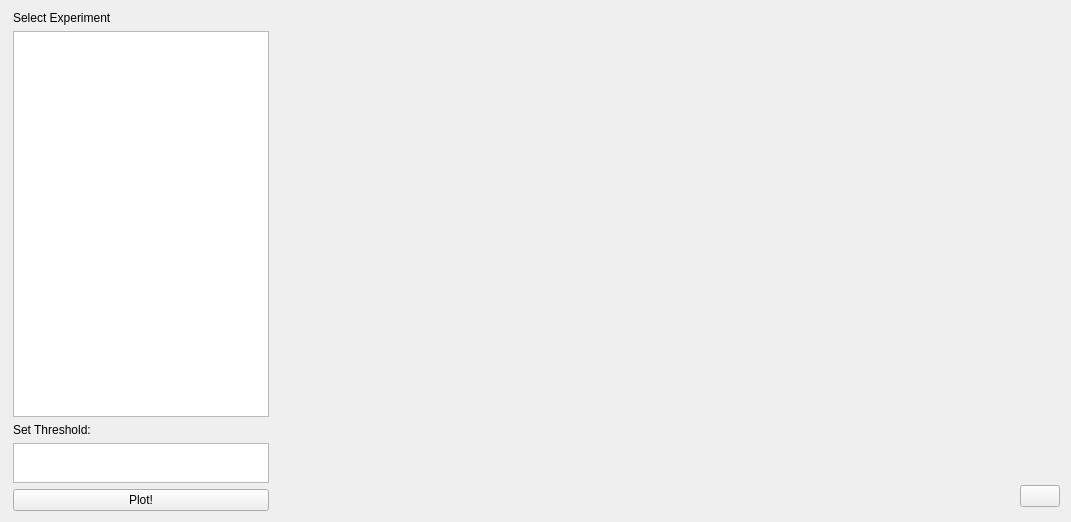
      <widget class="QWidget" name="CodonDecay">
       <layout class="QHBoxLayout" name="horizontalLayout_5">
        <item>
         <widget class="QFrame" name="frame_5">
          <property name="minimumSize">
           <size>
            <width>250</width>
            <height>500</height>
           </size>
          </property>
          <property name="maximumSize">
           <size>
            <width>500</width>
            <height>16777215</height>
           </size>
          </property>
          <property name="frameShape">
           <enum>QFrame::NoFrame</enum>
          </property>
          <property name="frameShadow">
           <enum>QFrame::Plain</enum>
          </property>
          <layout class="QGridLayout" name="gridLayout_7">
           <property name="leftMargin">
            <number>2</number>
           </property>
           <property name="topMargin">
            <number>0</number>
           </property>
           <property name="bottomMargin">
            <number>0</number>
           </property>
           <property name="horizontalSpacing">
            <number>5</number>
           </property>
           <item row="3" column="0">
            <widget class="QTextEdit" name="threshold">
             <property name="minimumSize">
              <size>
               <width>0</width>
               <height>28</height>
              </size>
             </property>
             <property name="maximumSize">
              <size>
               <width>16777215</width>
               <height>40</height>
              </size>
             </property>
            </widget>
           </item>
           <item row="0" column="0">
            <widget class="QLabel" name="label_6">
             <property name="styleSheet">
              <string notr="true">font: 75 13pt &quot;Ubuntu Condensed&quot;;</string>
             </property>
             <property name="text">
              <string>Select Experiment</string>
             </property>
            </widget>
           </item>
           <item row="2" column="0">
            <widget class="QLabel" name="label_7">
             <property name="styleSheet">
              <string notr="true">font: 75 13pt &quot;Ubuntu Condensed&quot;;</string>
             </property>
             <property name="text">
              <string>Set Threshold:</string>
             </property>
            </widget>
           </item>
           <item row="5" column="0">
            <widget class="QPushButton" name="codonButton">
             <property name="maximumSize">
              <size>
               <width>16777215</width>
               <height>30</height>
              </size>
             </property>
             <property name="styleSheet">
              <string notr="true">font: 75 13pt &quot;Ubuntu Condensed&quot;;</string>
             </property>
             <property name="text">
              <string>Plot!</string>
             </property>
            </widget>
           </item>
           <item row="1" column="0">
            <widget class="QTableView" name="tableViewCodon">
             <property name="minimumSize">
              <size>
               <width>0</width>
               <height>260</height>
              </size>
             </property>
             <property name="styleSheet">
              <string notr="true">font: 10pt &quot;Ubuntu Condensed&quot;;</string>
             </property>
            </widget>
           </item>
          </layout>
         </widget>
        </item>
        <item>
         <widget class="QFrame" name="frame_6">
          <property name="minimumSize">
           <size>
            <width>730</width>
            <height>500</height>
           </size>
          </property>
          <property name="maximumSize">
           <size>
            <width>16777215</width>
            <height>16777215</height>
           </size>
          </property>
          <property name="frameShape">
           <enum>QFrame::NoFrame</enum>
          </property>
          <property name="frameShadow">
           <enum>QFrame::Plain</enum>
          </property>
          <layout class="QVBoxLayout" name="verticalLayout_24">
           <property name="leftMargin">
            <number>0</number>
           </property>
           <property name="topMargin">
            <number>0</number>
           </property>
           <property name="rightMargin">
            <number>0</number>
           </property>
           <property name="bottomMargin">
            <number>0</number>
           </property>
           <item>
            <widget class="QFrame" name="codonDecayFrame2">
             <property name="frameShape">
              <enum>QFrame::NoFrame</enum>
             </property>
             <property name="frameShadow">
              <enum>QFrame::Plain</enum>
             </property>
             <layout class="QVBoxLayout" name="verticalLayout_25">
              <property name="spacing">
               <number>0</number>
              </property>
              <property name="leftMargin">
               <number>0</number>
              </property>
              <property name="topMargin">
               <number>0</number>
              </property>
              <property name="rightMargin">
               <number>0</number>
              </property>
              <property name="bottomMargin">
               <number>0</number>
              </property>
              <item>
               <widget class="QFrame" name="codonDecayFrame">
                <property name="frameShape">
                 <enum>QFrame::NoFrame</enum>
                </property>
                <property name="frameShadow">
                 <enum>QFrame::Plain</enum>
                </property>
               </widget>
              </item>
              <item>
               <widget class="QFrame" name="frame_36">
                <property name="minimumSize">
                 <size>
                  <width>0</width>
                  <height>30</height>
                 </size>
                </property>
                <property name="maximumSize">
                 <size>
                  <width>16777215</width>
                  <height>30</height>
                 </size>
                </property>
                <property name="frameShape">
                 <enum>QFrame::NoFrame</enum>
                </property>
                <property name="frameShadow">
                 <enum>QFrame::Plain</enum>
                </property>
                <layout class="QGridLayout" name="gridLayout_6">
                 <property name="leftMargin">
                  <number>0</number>
                 </property>
                 <property name="topMargin">
                  <number>0</number>
                 </property>
                 <property name="rightMargin">
                  <number>0</number>
                 </property>
                 <property name="bottomMargin">
                  <number>0</number>
                 </property>
                 <property name="spacing">
                  <number>0</number>
                 </property>
                 <item row="0" column="0">
                  <widget class="QLabel" name="loadingCD">
                   <property name="text">
                    <string/>
                   </property>
                  </widget>
                 </item>
                </layout>
               </widget>
              </item>
             </layout>
            </widget>
           </item>
          </layout>
         </widget>
        </item>
        <item>
         <widget class="QFrame" name="frame_57">
          <property name="frameShape">
           <enum>QFrame::NoFrame</enum>
          </property>
          <property name="frameShadow">
           <enum>QFrame::Plain</enum>
          </property>
          <layout class="QGridLayout" name="gridLayout_25">
           <property name="leftMargin">
            <number>0</number>
           </property>
           <property name="topMargin">
            <number>0</number>
           </property>
           <property name="rightMargin">
            <number>0</number>
           </property>
           <property name="bottomMargin">
            <number>0</number>
           </property>
           <property name="spacing">
            <number>0</number>
           </property>
           <item row="0" column="0">
            <widget class="QFrame" name="frame_58">
             <property name="minimumSize">
              <size>
               <width>40</width>
               <height>0</height>
              </size>
             </property>
             <property name="maximumSize">
              <size>
               <width>49</width>
               <height>16777215</height>
              </size>
             </property>
             <property name="frameShape">
              <enum>QFrame::NoFrame</enum>
             </property>
             <property name="frameShadow">
              <enum>QFrame::Plain</enum>
             </property>
             <layout class="QVBoxLayout" name="verticalLayout_33">
              <property name="spacing">
               <number>0</number>
              </property>
              <property name="leftMargin">
               <number>0</number>
              </property>
              <property name="topMargin">
               <number>0</number>
              </property>
              <property name="rightMargin">
               <number>0</number>
              </property>
              <property name="bottomMargin">
               <number>0</number>
              </property>
              <item>
               <widget class="QFrame" name="frame_61">
                <property name="frameShape">
                 <enum>QFrame::NoFrame</enum>
                </property>
                <property name="frameShadow">
                 <enum>QFrame::Plain</enum>
                </property>
               </widget>
              </item>
              <item>
               <widget class="QFrame" name="frame_62">
                <property name="minimumSize">
                 <size>
                  <width>0</width>
                  <height>30</height>
                 </size>
                </property>
                <property name="maximumSize">
                 <size>
                  <width>16777215</width>
                  <height>30</height>
                 </size>
                </property>
                <property name="frameShape">
                 <enum>QFrame::NoFrame</enum>
                </property>
                <property name="frameShadow">
                 <enum>QFrame::Plain</enum>
                </property>
                <layout class="QGridLayout" name="gridLayout_24">
                 <property name="leftMargin">
                  <number>0</number>
                 </property>
                 <property name="topMargin">
                  <number>0</number>
                 </property>
                 <property name="rightMargin">
                  <number>0</number>
                 </property>
                 <property name="bottomMargin">
                  <number>0</number>
                 </property>
                 <property name="spacing">
                  <number>0</number>
                 </property>
                 <item row="0" column="0">
                  <widget class="QPushButton" name="home4">
                   <property name="text">
                    <string/>
                   </property>
                  </widget>
                 </item>
                </layout>
               </widget>
              </item>
             </layout>
            </widget>
           </item>
          </layout>
         </widget>
        </item>
       </layout>
      </widget>
